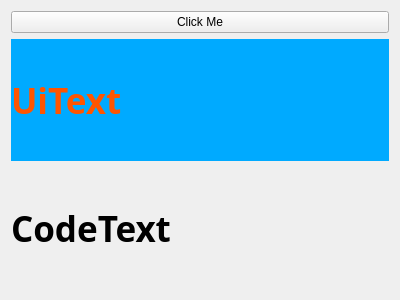
<?xml version="1.0" encoding="UTF-8"?>
<ui version="4.0">
 <class>Widget</class>
 <widget class="QWidget" name="Widget">
  <property name="geometry">
   <rect>
    <x>0</x>
    <y>0</y>
    <width>400</width>
    <height>300</height>
   </rect>
  </property>
  <property name="windowTitle">
   <string>Widget</string>
  </property>
  <layout class="QVBoxLayout" name="verticalLayout">
   <item>
    <widget class="QPushButton" name="pushButton">
     <property name="text">
      <string>Click Me</string>
     </property>
    </widget>
   </item>
   <item>
    <widget class="QLabel" name="uiTextLabel">
     <property name="font">
      <font>
       <family>Adobe Arabic</family>
       <pointsize>26</pointsize>
       <weight>75</weight>
       <bold>true</bold>
      </font>
     </property>
     <property name="styleSheet">
      <string notr="true">background-color: rgb(0, 170, 255);
color: rgb(255, 85, 0);</string>
     </property>
     <property name="text">
      <string>UiText</string>
     </property>
    </widget>
   </item>
   <item>
    <widget class="QLabel" name="codeTextLabel">
     <property name="font">
      <font>
       <family>Adobe Arabic</family>
       <pointsize>26</pointsize>
       <weight>75</weight>
       <bold>true</bold>
      </font>
     </property>
     <property name="text">
      <string>CodeText</string>
     </property>
    </widget>
   </item>
  </layout>
 </widget>
 <layoutdefault spacing="6" margin="11"/>
 <resources/>
 <connections/>
</ui>
